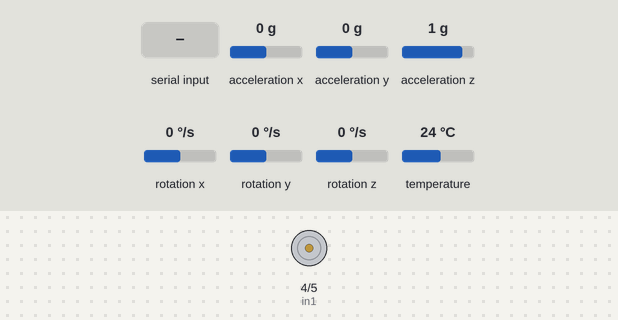
This sketch was run on a simulated Arduino Uno, built with avr-gcc and run on an emulated ATmega328P. On the bench: motor-driver pin pairs drawn as motors (green arrow = first pin HIGH = forward, orange = second pin HIGH = backward, longer = more drive, scaled by the enable pin). The test bench sets the inputs (shaded band); at power-on: acceleration x 0 g, acceleration y 0 g, acceleration z 1 g, rotation x 0 °/s, rotation y 0 °/s, rotation z 0 °/s, temperature 24 °C. What the sketch prints to the serial monitor is not drawn.

Above: at 1.2 s.
1.3 s: "H" received over Serial
At 2.2 s:
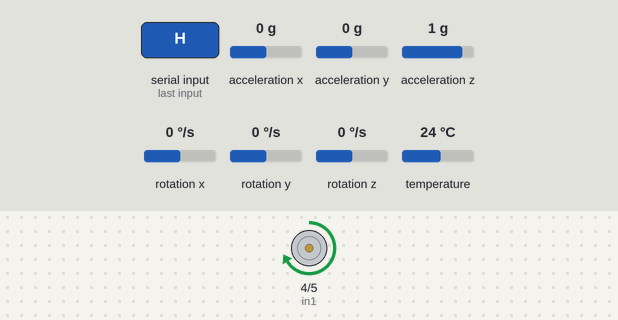
2.8 s: "L" received over Serial
At 3.6 s:
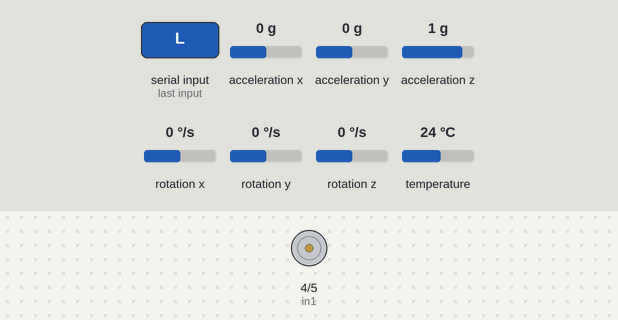
4.3 s: acceleration x set to -1.4 g
7.3 s: acceleration y set to -0.2 g
Timing chart, 0 to 10.3 s (numbered marks = the images above; inputs shaded):
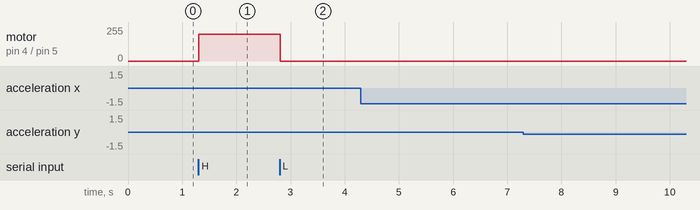

Measured:
- after the input at 1.3 s, motor on pin 4 (in1) / pin 5 (in2): stopped → forward 200/255 at once
- after the input at 2.8 s, motor on pin 4 (in1) / pin 5 (in2): forward 200/255 → stopped at once
- after the input at 4.3 s, every drawn part: stays the same
- after the input at 7.3 s, every drawn part: stays the same

The sketch:

IMU_with_motor.ino
```cpp
#include <Adafruit_MPU6050.h>
#include <Adafruit_Sensor.h>
#include <Wire.h>

Adafruit_MPU6050 mpu;
sensors_event_t a, g, temp;

// L298N motor driver pins
const int enPin = 3; //need PWM
const int in1 = 4;
const int in2 = 5;

int incomingByte;

void setup() {
  // setup IMU
  setupIMU();

  // setup motor pins
  pinMode(enPin, OUTPUT);
  pinMode(in1, OUTPUT);
  pinMode(in2, OUTPUT);

  Serial.begin(115200);
}

void setupIMU() {
  // Try to initialize
  if (!mpu.begin()) {
    Serial.println("Failed to find MPU6050 chip");
    while (1){ // prevent running more code
      delay(10);
    }
  }
  Serial.println("MPU6050 Found!");

  /*  acceleration can be 2g, 4g, 8g, or 16g
   *  defaults to 2g
   *  the lower, the more sensitive the readings will be
   */
  mpu.setAccelerometerRange(MPU6050_RANGE_4_G);

  /*  acceleration can be 250, 500, 1000, 2000
   *  defaults to 250 degrees per second
   *  the lower, the more sensitive the readings will be
   */
  mpu.setGyroRange(MPU6050_RANGE_500_DEG);

  /*  acceleration can be 260, 184, 94, 44, 21, 10, 5
   *  this sets the cut-off freq of a low pass filter
   *  260Hz disables the filter
   */
  mpu.setFilterBandwidth(MPU6050_BAND_21_HZ);
}

void loop() {
  mpu.getEvent(&a, &g, &temp); // get readings from IMU
  displaySerial();
  checkIncoming();
  delay(10); // 100Hz sampling rate
}

void displaySerial() {
  // acceleration units are in m/s^2
  Serial.print(a.acceleration.x);  Serial.print(",");
  Serial.print(a.acceleration.y);  Serial.print(",");
  Serial.print(a.acceleration.z);  Serial.print(",");

  // rotation units are in rad/s
  Serial.print(g.gyro.x);  Serial.print(",");
  Serial.print(g.gyro.y);  Serial.print(",");
  Serial.println(g.gyro.z);
}

void checkIncoming() {
  if (Serial.available() > 0) {
    // read the oldest byte in the serial buffer:
    incomingByte = Serial.read();
    // if it's a capital H (ASCII 72), turn on the LED:
    if (incomingByte == 'H') {
      // turn on motor
      motorOn();
    }
    // if it's an L (ASCII 76) turn off the LED:
    if (incomingByte == 'L') {
      // turn off motor
      motorOff();
    }
  }
}

void motorOn() {
  digitalWrite(in1, HIGH);
  digitalWrite(in2, LOW);
  analogWrite(enPin, 200);
}

void motorOff() {
  digitalWrite(in1, LOW);
  digitalWrite(in2, LOW);
}
```
